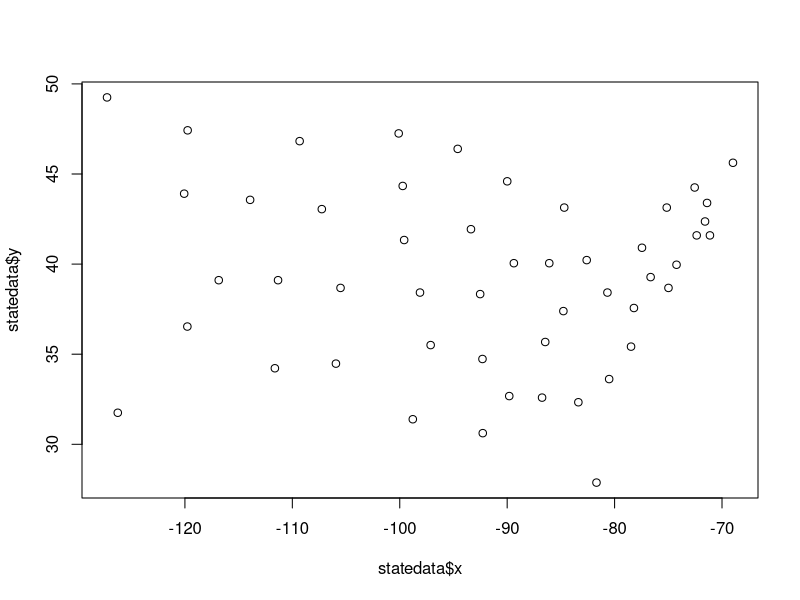
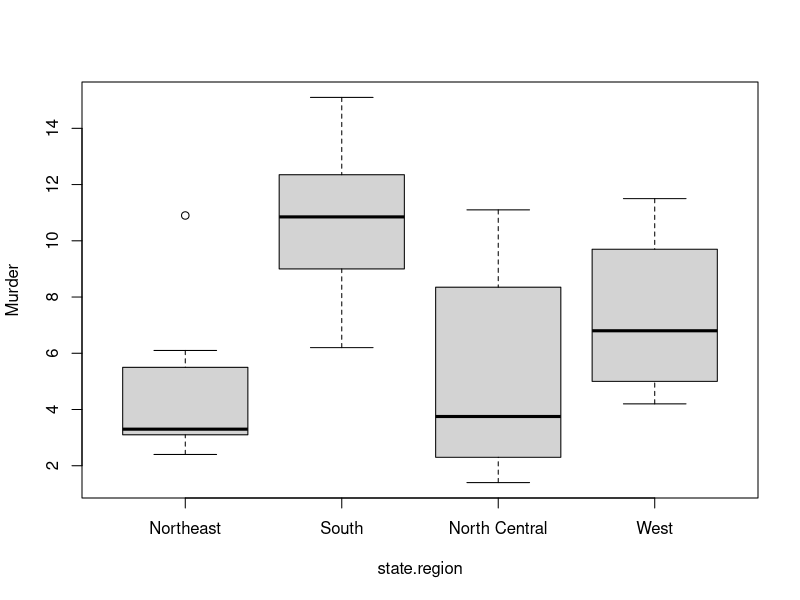
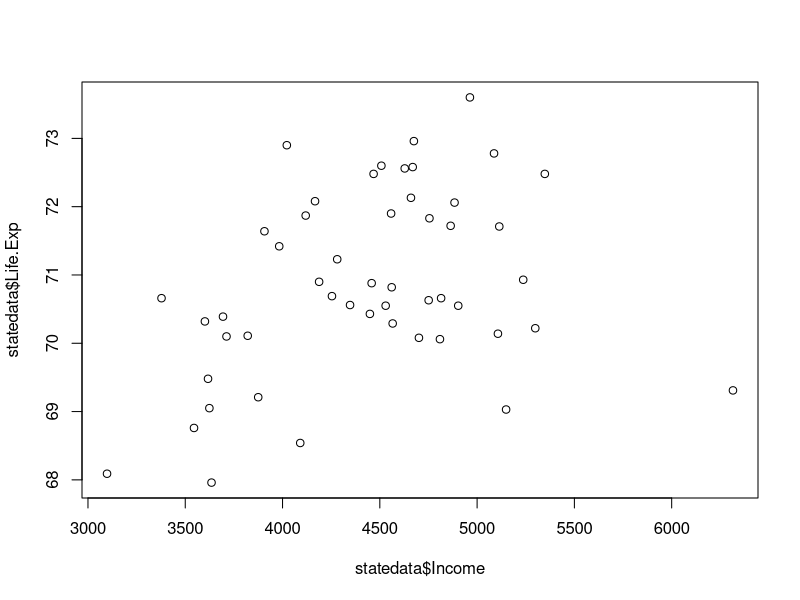

These figures' R source, in order:
data(state)
statedata <- cbind(data.frame(state.x77),state.abb, state.area, state.center,  state.division, state.name, state.region)
str(statedata)
plot(statedata$x, statedata$y)
# highest average high school graduation rate of all the states in the region
tapply(statedata$HS.Grad, statedata$state.region, mean)
#boxplot of the murder rate by region 
boxplot(Murder ~ state.region, data = statedata)
# there is an outlier in the Northeast region of the boxplot you just generated. Which state does this correspond to?
tapply(statedata$Murder, statedata$state.region == "Northeast", max)
statedata$state.name[statedata$Murder == 10.9]
lifexpmodel <- lm(Life.Exp ~ Population + Income + Illiteracy + Murder + HS.Grad + Frost + Area, data = statedata)
summary(lifexpmodel)
plot(statedata$Income, statedata$Life.Exp)
lifexpmodel3 <- lm(Life.Exp ~ Population + Income + Murder + HS.Grad + Frost, data = statedata)
summary(lifexpmodel3)
lifexpmodel4 <- lm(Life.Exp ~ Population + Murder + HS.Grad + Frost, data = statedata)
summary(lifexpmodel4)
p <- predict(lifexpmodel4)
sort(predict(lifexpmodel4))
statedata$state.name[which.min(statedata$Life.Exp)]
statedata$state.name[which.max(statedata$Life.Exp)]
#which state do we make the smallest absolute error
p[which.min(abs(p - statedata$Life.Exp))]
which.min(abs(lifexpmodel4$residuals))
#which state do we make the largest absolute error
p[which.max(abs(p - statedata$Life.Exp))]
which.max(abs(lifexpmodel4$residuals))
